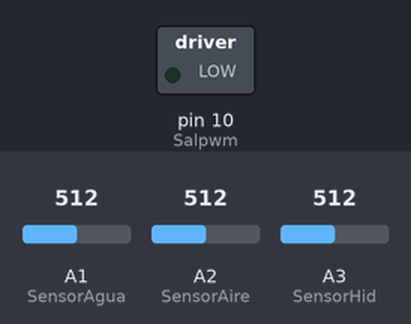
Bench run of a sketch on a simulated Arduino Uno, built with avr-gcc and run on an emulated ATmega328P. Parts: switched loads named in the sketch (green lamp = pin HIGH). The inputs (shaded band) are chosen by the test bench; at power-on: A1 (SensorAgua) = 512, A2 (SensorAire) = 512, A3 (SensorHid) = 512.

Above: at 1.2 s.
1.3 s: A1 (SensorAgua) set to 246
2.8 s: A1 (SensorAgua) set to 218
At 4.0 s:
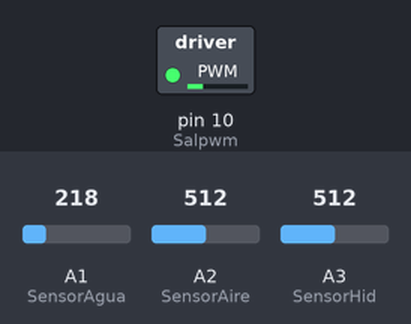
4.5 s: A2 (SensorAire) set to 218
6.0 s: A2 (SensorAire) set to 200
At 6.6 s:
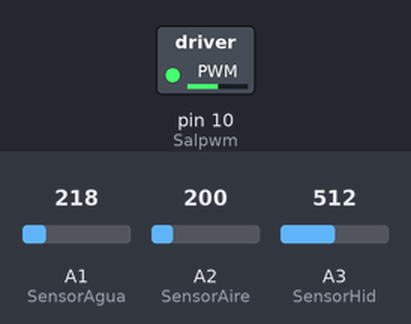
7.8 s: A3 (SensorHid) set to 122
At 8.6 s:
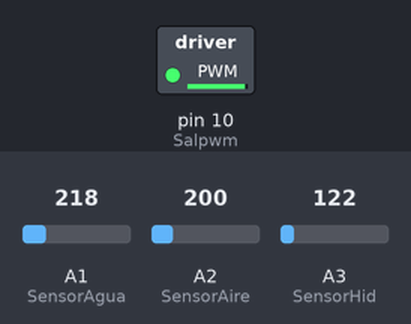
9.4 s: A3 (SensorHid) set to 306
At 10.5 s:
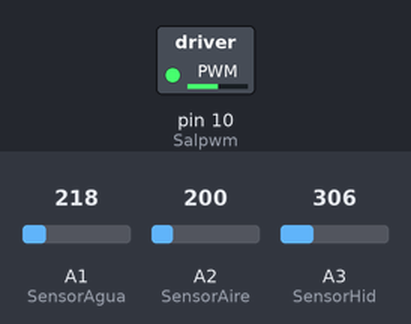
Timing chart, 0 to 12.1 s (numbered marks = the images above; inputs shaded):
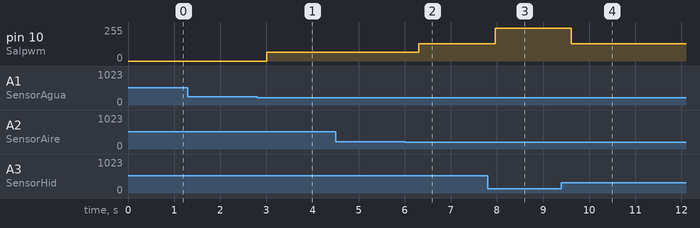

The sketch:

Control_FAN_Volvo.ino
```cpp
//  Seteo de valores max y min de los sensores
//sensor de ADMISION parametros ******************************************************
const int Ad_bajo= 300;
const int Ad_alto=236 ;   // Equivale a 80°C
const int Ad_advertencia=210 ; // Equivale a 90°C
const int Ad_peligro=140 ;    // Equivale a 100°C
const int Ad_limite=72 ;     // Equivale a 125°C
// sensor de Agua parametros ***********************************************************
const int Ag_bajo=300;
const int Ag_alto = 236; // Equivale a 80°C
const int Ag_advertencia =210; // Equivale a 90°C   Estos Valores se deben ajustar en funcion de los parametros
const int Ag_peligro =140;  // Equivale a 100°C     de trabajo del motor.
const int Ag_limite =72;  // Equivale a 125°C
// Sensor Hidraulico parametros*********************************************************
const int Hid_bajo=300 ;
const int Hid_alto =236 ; // Equivale a 80°C
const int Hid_advertencia =210 ;// Equivale a 90°C
const int Hid_peligro =140 ;// Equivale a 100°C
const int Hid_limite =72 ;// Equivale a 125°C
//***************************************************************************************
int Salpwm = 10;
int LecturaAire=0 , LecturaAgua=0 , LecturaHid=0;
int SensorAire = A2;
int SensorAgua= A1;
int SensorHid=A3;
;
void setup()
{
  pinMode(Salpwm, OUTPUT);// sets the pin as output
  Serial.begin(9600);
}


void loop() {

  LecturaAire= analogRead(SensorAire);  // Lectura Sensor de Temp Admicion
  delay(10);
  LecturaAgua= analogRead(SensorAgua); // Lectura Sensor de Temp Agua
  delay(10);
  LecturaHid= analogRead(SensorHid);   // Lectura Sensor Temp Hidraulico
  delay(10);
  // triple comparacion del estado de los sensores y accionamiento de La Salida de control del Ventilador Hidraulico
  if (LecturaAire >= Ad_bajo && LecturaAgua >= Ag_bajo && LecturaHid >= Hid_bajo ){analogWrite(Salpwm,0);}
  if(LecturaAire <=Ad_alto && LecturaAire > Ad_advertencia || LecturaAgua <=Ag_alto && LecturaAgua > Ag_advertencia || LecturaHid <=Hid_alto && LecturaHid > Hid_advertencia) {analogWrite(Salpwm,64);}
   if(LecturaAire <=Ad_advertencia && LecturaAire > Ad_peligro ||  LecturaAgua <=Ag_advertencia && LecturaAgua > Ag_peligro ||  LecturaHid <= Hid_advertencia && LecturaHid > Hid_peligro){analogWrite(Salpwm,128);}
    if(LecturaAire <=Ad_peligro && LecturaAire > Ad_limite || LecturaAgua <=Ag_peligro && LecturaAgua > Ag_limite ||  LecturaHid <=Hid_peligro && LecturaHid > Hid_limite){analogWrite(Salpwm,244);}
    if(LecturaAire < Ad_limite || LecturaAgua < Ag_limite ||  LecturaHid < Hid_limite){analogWrite(Salpwm,244);}
 //  Serial.print("Valor Aire= ");Serial.print(LecturaAire); Serial.print("   Valor Agua= ");Serial.print(LecturaAgua);Serial.print("    Valor Hidraulico= ");Serial.print(LecturaHid);
//  Serial.print("  ----Valor PWM = ");Serial.println(Salpwm);
   delay(300);
}
```

Measured:
- the behaviour switches between 237 and 236 on A1 (SensorAgua) (found by bisection; images 0 and 1)
- the behaviour switches between 211 and 210 on A2 (SensorAire) (found by bisection; images 1 and 2)
- after the input at 1.3 s, every drawn part: stays the same
- after the input at 2.8 s, pin 10 (Salpwm): 0/255 → 64/255 after 0.20 s
- after the input at 4.5 s, every drawn part: stays the same
- after the input at 6.0 s, pin 10 (Salpwm): 64/255 → 128/255 after 0.31 s
- after the input at 7.8 s, pin 10 (Salpwm): 128/255 → 244/255 after 0.16 s
- after the input at 9.4 s, pin 10 (Salpwm): 244/255 → 128/255 after 0.21 s
